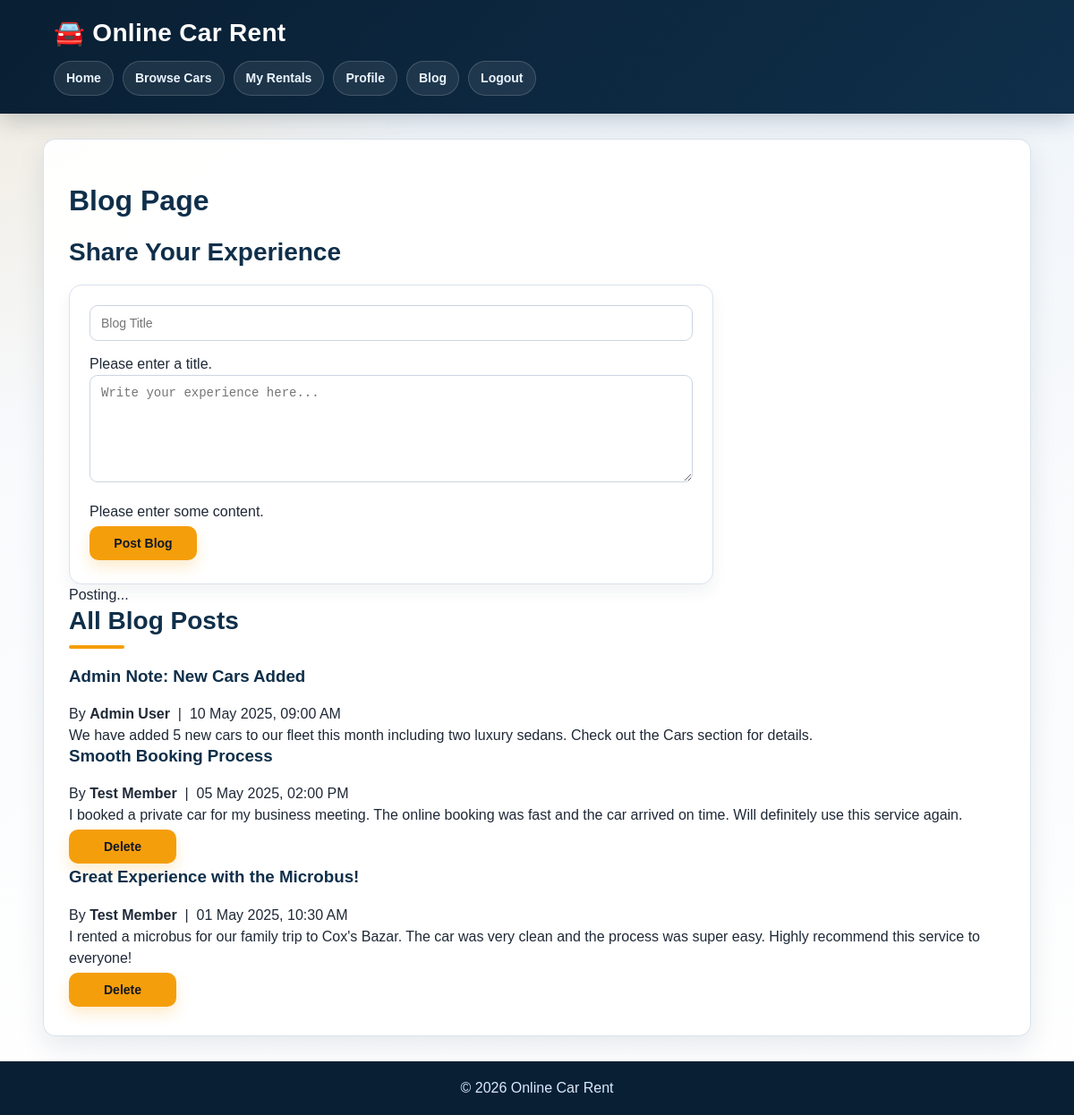
/views/blog.php (signed in), run on the app's committed database.
### tables this page shows
CREATE TABLE `blogs` (
  `id`         INT(11)      NOT NULL AUTO_INCREMENT,
  `user_id`    INT(11)      NOT NULL,
  `title`      VARCHAR(255) NOT NULL,
  `content`    TEXT         NOT NULL,
  `created_at` TIMESTAMP    NOT NULL DEFAULT CURRENT_TIMESTAMP,
  `updated_at` TIMESTAMP    NOT NULL DEFAULT CURRENT_TIMESTAMP ON UPDATE CURRENT_TIMESTAMP,
  PRIMARY KEY (`id`),
  KEY `idx_user_id` (`user_id`),
  CONSTRAINT `fk_blogs_user` FOREIGN KEY (`user_id`) REFERENCES `users` (`id`) ON DELETE CASCADE
);

CREATE TABLE `users` (
  `id`               INT(11)      NOT NULL AUTO_INCREMENT,
  `name`             VARCHAR(100) NOT NULL,
  `email`            VARCHAR(150) NOT NULL,
  `password_hash`    VARCHAR(255) NOT NULL,
  `role`             ENUM('admin','member') NOT NULL DEFAULT 'member',
  `profile_picture`  VARCHAR(255)           DEFAULT NULL,
  `address`          VARCHAR(255)           DEFAULT NULL,
  `phone`            VARCHAR(20)            DEFAULT NULL,
  `created_at`       TIMESTAMP    NOT NULL  DEFAULT CURRENT_TIMESTAMP,
  PRIMARY KEY (`id`),
  UNIQUE KEY `uq_email` (`email`)
);

### models/blogModel.php (called while the page is built, shortened)
<?php
    function getAllBlogs(){
        $con = getConnection();
        $sql = "SELECT blogs.id, blogs.title, blogs.content, blogs.created_at,
                       users.name AS author_name, users.id AS author_id
                FROM blogs
                JOIN users ON blogs.user_id = users.id
                ORDER BY blogs.created_at DESC";
        $stmt = mysqli_prepare($con, $sql);
        mysqli_stmt_execute($stmt);
        $result = mysqli_stmt_get_result($stmt);
        $blogs = [];
        while($row = mysqli_fetch_assoc($result)){
            $blogs[] = $row;
        }
        return $blogs;
    }
?>

### views/blog.php (the view, shortened to what this page needs)
<?php
    require_once('../models/blogModel.php');
    $current_user_id = $_SESSION['user_id'];
    $current_role    = $_SESSION['role'];
    $blogs = getAllBlogs();
    include('header.php');
?>
    <div class="container">
        <h1>Blog Page</h1>
        <div class="post-form-box">
            <h2>Share Your Experience</h2>
            <form id="blogForm" action="../controller/blogPostCheck.php" method="POST">
                <input type="text" id="blogTitle" name="title" placeholder="Blog Title" maxlength="255" />
                <div class="field-error" id="titleError">Please enter a title.</div>
                <textarea id="blogContent" name="content" placeholder="Write your experience here..." maxlength="10000"></textarea>
                <div class="field-error" id="contentError">Please enter some content.</div>
                <button type="submit" name="blog_submit">Post Blog</button>
            </form>
            <div id="loading-msg">Posting...</div>
        </div>
        <h2 class="section-heading">All Blog Posts</h2>
        <div id="blogList">
            <?php if(count($blogs) == 0): ?>
                <div class="no-blogs">No blog posts yet. Be the first to share your experience!</div>
            <?php else: ?>
                <?php foreach($blogs as $blog): ?>
                    <div class="blog-card" id="blog-<?php echo $blog['id']; ?>">
                        <h3><?php echo htmlspecialchars($blog['title'], ENT_QUOTES, 'UTF-8'); ?></h3>
                        <div class="meta">
                            By <strong><?php echo htmlspecialchars($blog['author_name'], ENT_QUOTES, 'UTF-8'); ?></strong>
                            &nbsp;|&nbsp;
                            <?php echo date('d M Y, h:i A', strtotime($blog['created_at'])); ?>
                        </div>
                        <div class="content">
                            <?php echo nl2br(htmlspecialchars($blog['content'], ENT_QUOTES, 'UTF-8')); ?>
                        </div>
                        <?php if($current_role == 'admin' || $blog['author_id'] == $current_user_id): ?>
                            <div class="card-footer">
                                <button class="btn-delete"
                                        onclick="deleteBlog(<?php echo $blog['id']; ?>)">
                                    Delete
                                </button>
                            </div>
                        <?php endif; ?>
                    </div>
                <?php endforeach; ?>
            <?php endif; ?>
        </div>
    </div>
<?php include('footer.php');?>

### assets/style.css (style rules this page uses)
:root { --primary: #0f2f4a; --primary-dark: #091f33; --primary-light: #164b73; --accent: #f59e0b; --accent-dark: #d97706; --success: #15803d; --danger: #dc2626; --warning: #f59e0b; --info: #2563eb; --text: #1f2937; --muted: #6b7280; --border: #d9e2ec; --soft: #f5f7fb; --white: #ffffff; --shadow: 0 12px 30px rgba(15, 47, 74, 0.10); --radius: 14px; }
* { box-sizing: border-box; }
html { scroll-behavior: smooth; }
body { margin: 0; min-height: 100vh; font-family: Arial, Helvetica, sans-serif; color: var(--text); background: radial-gradient(circle at top left, rgba(245, 158, 11, 0.12), transparent 28%), linear-gradient(180deg, #eef4fa 0%, #f8fafc 42%, #ffffff 100%); display: flex; flex-direction: column; line-height: 1.5; }
.container, body > .invoice-box, body > .summary, body > .success-box, body > form, body > table, body > h2, body > p { width: min(1120px, 92%); margin-left: auto; margin-right: auto; }
.container { background: rgba(255, 255, 255, 0.94); margin-top: 28px; margin-bottom: 28px; padding: 28px; min-height: 420px; border: 1px solid rgba(217, 226, 236, 0.95); border-radius: var(--radius); box-shadow: var(--shadow); }
h1, h2, h3 { color: var(--primary); line-height: 1.2; }
h2 { margin-top: 0; margin-bottom: 20px; text-align: left; font-size: 28px; }
h3 { margin-top: 0; }
.auth-box h2::after, .container > h2::after, .section-box > h2::after, body > h2::after { content: ""; display: block; width: 62px; height: 4px; background: var(--accent); border-radius: 999px; margin-top: 10px; }
form { margin-top: 14px; }
.container form, body > form { background: #ffffff; padding: 22px; border: 1px solid var(--border); border-radius: var(--radius); box-shadow: 0 8px 18px rgba(15, 47, 74, 0.06); max-width: 720px; }
input, select, textarea { width: 100%; max-width: 100%; padding: 11px 12px; margin: 0 0 14px; color: var(--text); background: #ffffff; border: 1px solid #cbd5e1; border-radius: 9px; font-size: 14px; outline: none; transition: border-color 0.2s ease, box-shadow 0.2s ease; }
textarea { min-height: 120px; resize: vertical; }
button, input[type="submit"], .btn, .category-btn { display: inline-flex; align-items: center; justify-content: center; width: auto; min-width: 120px; padding: 11px 18px; background: var(--accent); color: #111827; border: none; border-radius: 10px; font-size: 14px; font-weight: bold; cursor: pointer; text-decoration: none; box-shadow: 0 8px 16px rgba(245, 158, 11, 0.20); transition: 0.2s ease; margin: 4px 5px 4px 0; }

### data on the page
blogs: title "Admin Note: New Cars Added", user.name "Admin User", created_at "10 May 2025, 09:00 AM", content "We have added 5 new cars to our fleet this month including two luxury sedans. Check out the Cars section for details."
blogs: title "Smooth Booking Process", user.name "Test Member", created_at "05 May 2025, 02:00 PM", content "I booked a private car for my business meeting. The online booking was fast and the car arrived on time. Will definitely use this service again."
blogs: title "Great Experience with the Microbus!", user.name "Test Member", created_at "01 May 2025, 10:30 AM", content "I rented a microbus for our family trip to Cox's Bazar. The car was very clean and the process was super easy. Highly recommend this service to everyone!"
